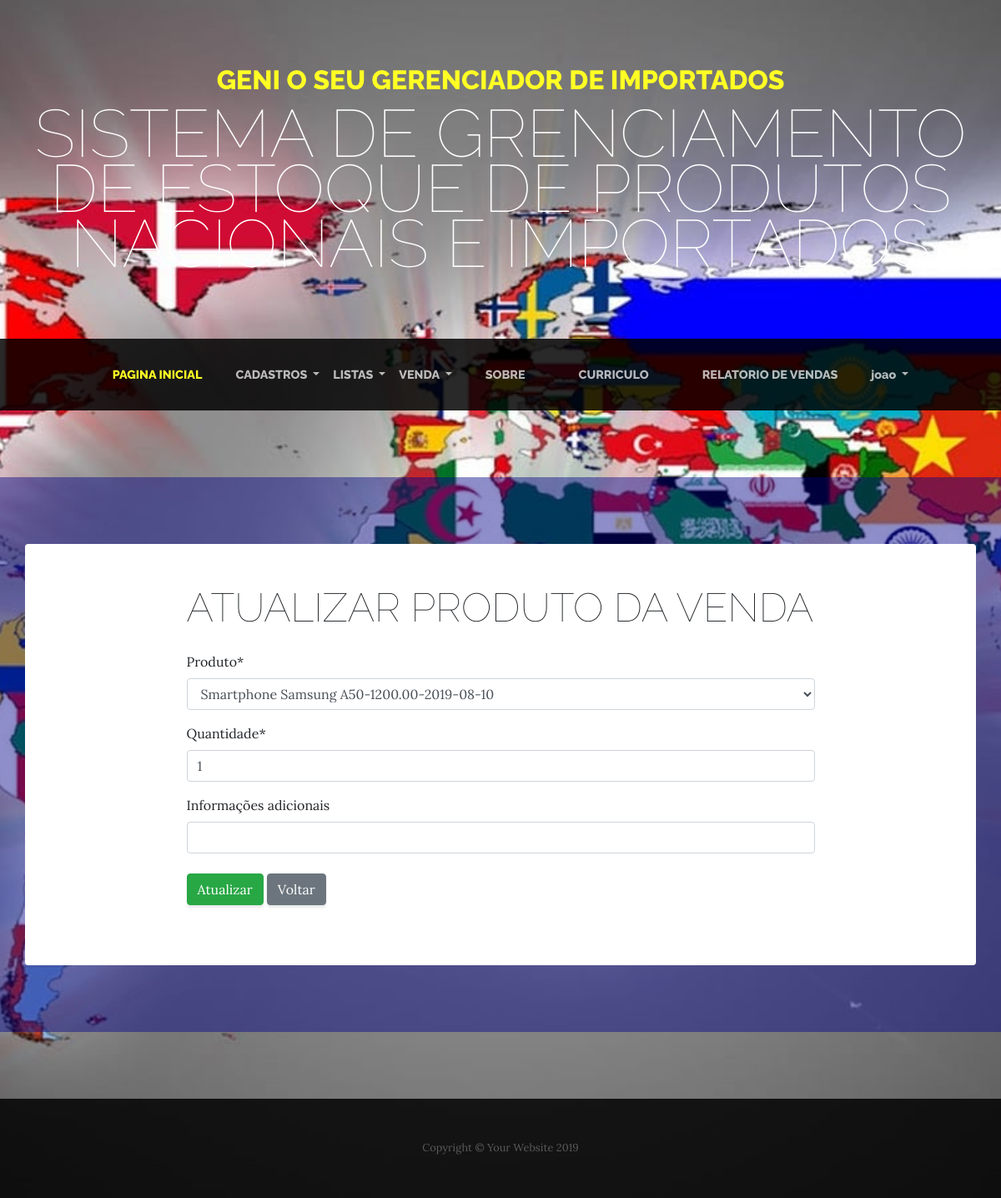
/atualizar/produto/4/ (signed in), run on the app's committed database.
### venda/models.py (models this page shows, shortened)
class ItensCarrinho(models.Model):
    produto = models.ForeignKey(Produto, on_delete=models.PROTECT)
    quantidade = models.IntegerField()
    informacoes_adicionais = models.CharField(max_length=250, verbose_name="Informações adicionais", blank=True, null=True)

### venda/views.py (the view)
# urls.py: path('atualizar/produto/<int:pk>/', ProdutoUpdateCarrinhoVenda.as_view(), name="editar-produtoCarrinho"),
class ProdutoUpdateCarrinhoVenda (LoginRequiredMixin, UpdateView):
    model = ItensCarrinho
    template_name = "venda/formulario.html"
    success_url = reverse_lazy("lista-vender-produtos")
    fields = ['produto', 'quantidade', 'informacoes_adicionais']
    def get_context_data(self, *args, **kwargs):
        context = super(ProdutoUpdateCarrinhoVenda, self).get_context_data(*args, **kwargs)
        context['titulo'] = "Atualizar produto da venda"
        context['botao'] = "Atualizar"
        context['classbotao'] = "btn-success"
        context['urlvoltar'] = "lista-vender-produtos"
        return context

### adocao/models.py (called while the page is built)
    def __str__(self):
        return self.nome + "-"+str(self.valor_venda)+"-" + str(self.data_chegada)

### venda/templates/venda/formulario.html (shortened to what this page needs)
{% extends 'adocao/base.html' %}
{% load static %}
{% load crispy_forms_tags %}
{% block conteudo %}
  <section class="page-section cta">
    <div class="container">
      <div class="row bg-white p-5 rounded">
        <div class="col-xl-9 mx-auto">
            <h2 class="section-heading mb-4">
              <span class="section-heading-lower"> {{ titulo }} </span>
            </h2>
            <form method="POST">
              {{ form|crispy}}
              <div class="my-4">
                <button type="submit" class="btn {{ classbotao }}">{{botao}}</button>
                <a href="{% url urlvoltar %}" class="btn btn-secondary">Voltar</a>
              </div>
            </form>
        </div>
      </div>
    </div>
  </section>
{%endblock%}

### adocao/templates/adocao/base.html (shortened to what this page needs)
{% load static %}
<!DOCTYPE html>
<html lang="en">
<head>
  <link href="{% static 'vendor/bootstrap/css/bootstrap.css' %}" rel="stylesheet">
  <link rel="stylesheet" href="https://use.fontawesome.com/releases/v5.8.1/css/all.css"
>
  <link href="{% static 'css/business-casual.css' %}" rel="stylesheet">
</head>
<body id="page-top">
  <h1 class="site-heading text-center text-white d-none d-lg-block">
    <span class="site-heading-upper text-primary mb-3">GENI o seu gerenciador de importados</span>
    <span class="site-heading-lower">Sistema de grenciamento de estoque de produtos nacionais e importados</span>
  </h1>
  {%block menu %}
  <nav class="navbar navbar-expand-lg navbar-dark py-lg-4" id="mainNav">
    <div class="container">
      <div class="collapse navbar-collapse" id="navbarResponsive">
        <ul class="navbar-nav mx-auto">
          <li class="nav-item active px-lg-4">
            <a class="nav-link text-uppercase text-expanded" href="{% url 'index' %}">Pagina INICIAL
            </a>
          </li>
          {% if request.user.is_authenticated %}
          <li class="nav-item dropdown">
            <a class="nav-link dropdown-toggle  text-uppercase" href="#" id="navbarDropdown" role="button"
              data-toggle="dropdown" aria-haspopup="true" aria-expanded="false">
              Cadastros
            </a>
          </li>
          <li class="nav-item dropdown">
            <a class="nav-link  text-uppercase  dropdown-toggle" href="#" id="navbarDropdown" role="button"
              data-toggle="dropdown" aria-haspopup="true" aria-expanded="false">
              Listas
            </a>
          </li>
          <li class="nav-item dropdown">
            <a class="nav-link  text-uppercase  dropdown-toggle" href="#" id="navbarDropdown" role="button" data-toggle="dropdown"
              aria-haspopup="true" aria-expanded="false">
              Venda
            </a>
          </li>
          {% endif %}
          <li class="nav-item px-lg-4">
            <a class="nav-link text-uppercase text-expanded" href="{% url 'sobre' %}">Sobre</a>
          </li>
          <li class="nav-item px-lg-4">
            <a class="nav-link text-uppercase text-expanded" href="{% url 'curriculo'%}">Curriculo</a>
          </li>
          <li class="nav-item px-lg-4">
              <a class="nav-link text-uppercase text-expanded" href="{% url 'relatorio'%}">Relatorio de Vendas</a>
            </li>
          {% if request.user.is_authenticated %}
          <li class="nav-item dropdown">
            <a class="nav-link dropdown-toggle" href="#" id="navbarDropdown" role="button" data-toggle="dropdown"
              aria-haspopup="true" aria-expanded="false">
              {{ request.user.username }}
            </a>
          </li>
          {% endif %}
        </ul>
      </div>
    </div>
  </nav>
  {% endblock %}
  {% block conteudo %}{%endblock%}
  <footer class="footer text-faded text-center py-5">
    <div class="container">
      <p class="m-0 small">Copyright &copy; Your Website 2019</p>
    </div>
  </footer>
</body>
</html>

### static/css/business-casual.css (style rules this page uses)
body { font-family: 'Lora'; background: -webkit-gradient(linear, left top, left bottom, from(rgba(15, 16, 47, 0))), url("../img/bandeiras.jpg"); background: linear-gradient(rgba(15, 16, 47, 0)), url("../img/bandeiras.jpg"); background-attachment: fixed; background-position: center; background-size: cover; }
h1, h2, h3, h4, h5, h6 { font-family: 'Raleway'; }
p { line-height: 1.75; }
.text-faded { color: rgba(255, 255, 255, 0.3); }
.site-heading { margin-top: 5rem; margin-bottom: 5rem; text-transform: uppercase; line-height: 1; font-family: 'Raleway'; }
.site-heading .site-heading-upper { display: block; font-size: 2rem; font-weight: 800; }
.site-heading .site-heading-lower { font-size: 5rem; font-weight: 100; line-height: 4rem; }
.page-section { margin-top: 5rem; margin-bottom: 5rem; }
.section-heading { text-transform: uppercase; }
.section-heading .section-heading-lower { display: block; font-size: 3rem; font-weight: 100; }
#mainNav { background-color:rgba(0, 0, 0, 0.84); font-family: 'Raleway'; }
#mainNav .navbar-nav .nav-item .nav-link { color: rgba(255, 255, 255, 0.7); font-weight: 800; }
#mainNav .navbar-nav .nav-item.active .nav-link { color: #ffff24; }
@media (min-width: 992px) { #mainNav .navbar-nav .nav-item .nav-link { font-size: 0.9rem; } }
.cta { padding-top: 5rem; padding-bottom: 5rem; background-color: rgba(0, 0, 138, 0.44); }
.footer { background-color: rgba(0, 0, 0, 0.84); }
.text-primary { color: #ffff24 !important; }
.btn { -webkit-box-shadow: 0px 3px 3px 0px rgba(33, 37, 41, 0.1); box-shadow: 0px 3px 3px 0px rgba(33, 37, 41, 0.1); }

### data on the page
ItensCarrinho: produto "Smartphone Samsung A50-1200.00-2019-08-10", quantidade "1"

### other printed values
{{ request.user.username }} "joao"
{{ titulo }} "ATUALIZAR PRODUTO DA VENDA"
{{ botao }} "Atualizar"
